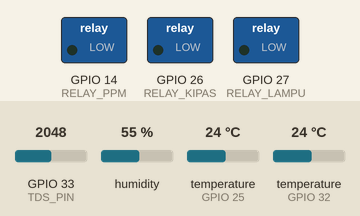
The sketch below on a simulated ESP32. Parts: switched loads named in the sketch (green lamp = pin HIGH). The test bench sets the inputs (shaded band); at power-on: temperature (sensors on GPIO 32, GPIO 25) 24 °C, GPIO 33 (TDS_PIN) = 2048, humidity 55 %. WiFi joins after 1.5 s; servers stay silent unless stated; network time is answered at once with the bench clock; uploads are accepted with an empty reply; the local clock reads 2024-03-15 10:24:30 at power-on unless the sketch sets it; what the sketch prints to the serial monitor is not drawn.

Above: at 4.7 s.
4.8 s: temperature (sensor on GPIO 32) set to 31.3 °C
11.0 s: temperature (sensor on GPIO 32) set to 32.3 °C
At 17.5 s:
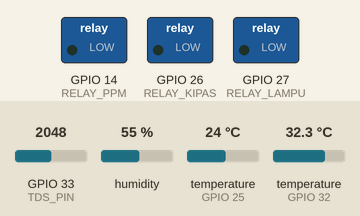
22.5 s: temperature (sensor on GPIO 32) set to 12 °C
At 27.6 s:
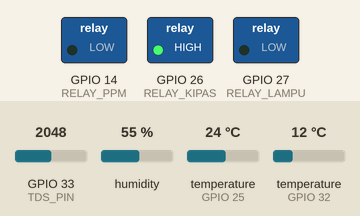
28.7 s: temperature (sensor on GPIO 32) set to 33 °C
At 32.6 s:
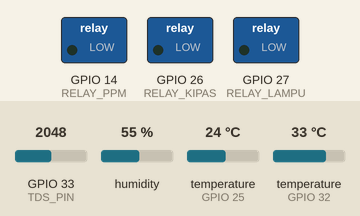
Timing chart, 0 to 34.1 s (numbered marks = the images above; inputs shaded):
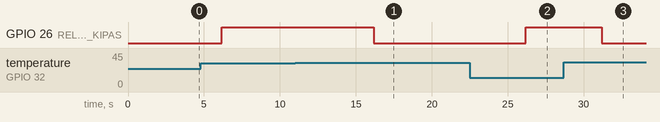

The sketch:

lemari_hidroponik.ino
```cpp
#include <OneWire.h>
#include <DallasTemperature.h>
#include <WiFi.h>
#include <NTPClient.h>
#include <WiFiUdp.h>
#include <HTTPClient.h>
#include <ArduinoJson.h>
#include <DHT.h>

#define TDS_PIN 33      // Pin analog tempat sensor TDS terhubung
#define ONE_WIRE_BUS 32 // Pin digital tempat sensor DS18B20 terhubung
#define DHTPIN 25
#define RELAY_KIPAS 26
#define RELAY_LAMPU 27
#define RELAY_PPM 14

unsigned long previousMillisSensor = 0;
const long intervalSensor = 5000;
unsigned long previousMillisData = 0; // Menyimpan waktu terakhir untuk mengambil jadwal
const long intervalData = 5000; // Interval 5 detik untuk mengambil jadwal

OneWire oneWire(ONE_WIRE_BUS);
DallasTemperature sensors(&oneWire);

DHT dht(DHTPIN, DHT22);

// NTP Client setup
WiFiUDP udp;
NTPClient timeClient(udp, "pool.ntp.org", 7 * 3600, 60000);

// Variabel untuk menyimpan jadwal
String jadwal1 = "07:00";     //Jadwal Default
String jadwal2 = "17:00";     //Jadwal
float ppm = 0;
float batasPpm = 0;

bool statusKipas = false;
bool statusLampu = false;

// WiFi setup
const char* ssid = "aiko";
const char* password = "menujubersama";
String serverUrl = "http://lemarihidroponik.coeagriculture.my.id/post_data.php";
String dataUrl = "http://lemarihidroponik.coeagriculture.my.id/get_data.php";

void setup() {
  Serial.begin(115200);

  dht.begin();
  sensors.begin(); // Inisialisasi sensor suhu

  initializeWiFi();
  initializePins();
}

void loop() {
  unsigned long currentMillis = millis();

  // Ambil waktu terkini
  String timeString = getFormattedTime();

  // Memeriksa koneksi WiFi
  checkWiFiConnection();

  // Ambil data jadwal setiap 5 detik
  if (currentMillis - previousMillisData >= intervalData) {
    previousMillisData = currentMillis; // Update waktu terakhir
    getData(); // Panggil fungsi untuk mengambil jadwal
  }

  if (currentMillis - previousMillisSensor >= intervalSensor) {
    previousMillisSensor = currentMillis; // Update waktu terakhir
    readSensors(timeString);
  }
}

void initializePins(){
  pinMode(TDS_PIN, INPUT);
  pinMode(ONE_WIRE_BUS, INPUT);

  // Set relay pins
  pinMode(RELAY_LAMPU, OUTPUT);
  pinMode(RELAY_KIPAS, OUTPUT);
  pinMode(RELAY_PPM, OUTPUT);
}

void initializeWiFi() {
  Serial.print("Menyambungkan ke WiFi...");

  WiFi.begin(ssid, password);
  while (WiFi.status() != WL_CONNECTED) {
    delay(500);
    Serial.print(".");
  }
  Serial.println("Terhubung ke WiFi!");
  delay(2000);
}

void checkWiFiConnection() {
  if (WiFi.status() != WL_CONNECTED) {
    Serial.println("WiFi terputus! Menghubungkan ulang...");
    delay(1000);
    initializeWiFi();
  }
}

void readSensors(String timeString) {
  int analogValue = analogRead(TDS_PIN); // Membaca nilai analog dari sensor TDS

  float suhuRuang = dht.readTemperature();

  // Membaca suhu dari DS18B20
  sensors.requestTemperatures();
  float suhuAir = sensors.getTempCByIndex(0); // Mengambil suhu dalam Celsius

  Serial.println("-----Data Sensor-----");

  Serial.print("TDS Value: ");
  Serial.println(analogValue);

  Serial.print("Suhu Air : ");
  Serial.print(suhuAir);
  Serial.println(" °C");

  Serial.print("Suhu Ruang : ");
  Serial.print(suhuRuang);
  Serial.println(" °C");

  Serial.print("Waktu: ");
  Serial.print(timeString);
  Serial.println(" WIB");

  // Kirim data ke server
  sendDataToServer(analogValue, suhuAir, suhuRuang);

  controlRelays(timeString, suhuAir);
}

void getData() {
  HTTPClient http;
  http.begin(dataUrl);  // Mengakses endpoint PHP untuk jadwal

  int httpResponseCode = http.GET();  // Mengirim request GET

  if (httpResponseCode > 0) {
    String payload = http.getString();  // Mendapatkan response dalam bentuk string

    // Parsing JSON response
    DynamicJsonDocument doc(1024);
    DeserializationError error = deserializeJson(doc, payload);

    if (error) {
      Serial.print("Error parsing JSON: ");
      Serial.println(error.f_str());
      return;
    }

    jadwal1 = doc["jadwal1"].as<String>();  // Mengambil nilai jadwal1
    jadwal2 = doc["jadwal2"].as<String>();  // Mengambil nilai
    ppm = doc["ppm"].as<float>();
    batasPpm = doc ["batasPpm"].as<float>();

    Serial.println("-----Response from server-----");
    Serial.println(payload);
    Serial.print("Jadwal 1: ");
    Serial.println(jadwal1);
    Serial.print("Jadwal 2: ");
    Serial.println(jadwal2);
    Serial.print("PPM: ");
    Serial.println(ppm);
    Serial.print("Ketentuan PPM: ");
    Serial.println(batasPpm);
  } else {
    Serial.print("Error on HTTP request: ");
    Serial.println(httpResponseCode);
  }
  http.end();
}

void sendDataToServer(int analogValue, float suhuAir, float suhuRuang) {
  HTTPClient http;

  String data = "suhu_air=" + String(suhuAir) +
                "&suhu_ruangan=" + String(suhuRuang) +
                "&analog_tds=" + String(analogValue) +
                "&status_lampu=" + (statusLampu ? "1" : "0") +
                "&status_kipas=" + (statusKipas ? "1" : "0");

  http.begin(serverUrl);
  http.addHeader("Content-Type", "application/x-www-form-urlencoded");

  int httpResponseCode = http.POST(data);

  if (httpResponseCode > 0) {
    Serial.print("HTTP Response code: ");
    Serial.println(httpResponseCode);
  } else {
    Serial.print("Error sending HTTP request: ");
    Serial.println(httpResponseCode);
  }

  http.end();
}

String getFormattedTime() {
  timeClient.update();                      // Perbarui waktu dari NTP
  String formattedTime = timeClient.getFormattedTime();
  return formattedTime.substring(0, 5);     // Ambil format HH:MM
}

void controlRelays(String timeString, float suhuAir) {
  Serial.println("-----Status-----");

  if (timeString >= jadwal1 && timeString <= jadwal2) {
    digitalWrite(RELAY_LAMPU, LOW);
    statusLampu = true;
    Serial.println("Lampu Aktif");
  } else {
    digitalWrite(RELAY_LAMPU, HIGH);
    statusLampu = false;
    Serial.println("Lampu Mati");
  }

  if (suhuAir >= 32) {
    digitalWrite(RELAY_KIPAS, LOW);
    statusKipas = true;
    Serial.println("Kipas Aktif");
  } else {
    digitalWrite(RELAY_KIPAS, HIGH);
    statusKipas = false;
    Serial.println("Kipas Mati");
  }

  if (batasPpm <= ppm) {
    digitalWrite(RELAY_PPM, LOW);
    Serial.println("Pemberian nutrisi Aktif");
  } else {
    digitalWrite(RELAY_PPM, HIGH);
    Serial.println("Pemberian nutrisi Mati");
  }
}
```

Measured:
- after the input at 11.0 s, GPIO 26 (RELAY_KIPAS): HIGH → LOW after 5.2 s
- after the input at 22.5 s, GPIO 26 (RELAY_KIPAS): LOW → HIGH after 3.7 s
- after the input at 28.7 s, GPIO 26 (RELAY_KIPAS): HIGH → LOW after 2.5 s
